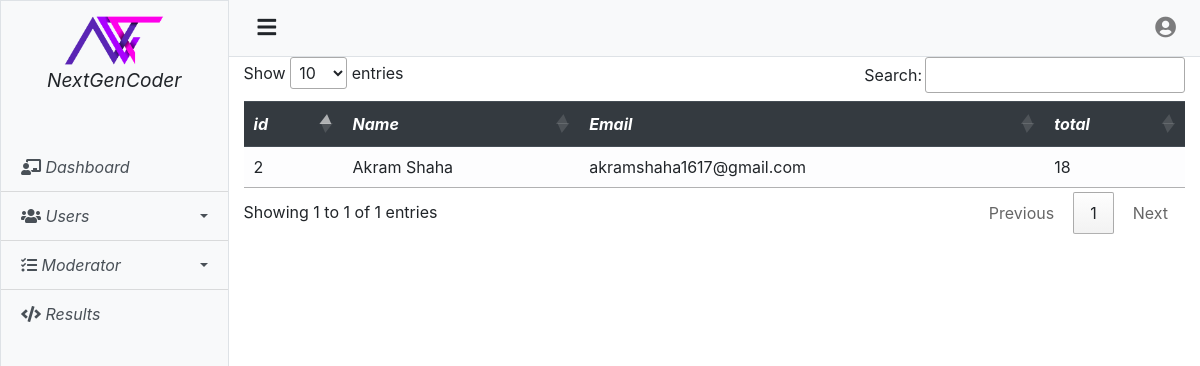
The page /admin/design_events/super/results.php (signed in) on the database its author committed.
### tables this page shows
CREATE TABLE `evaluations` (
  `id` int(11) NOT NULL,
  `user_id` int(11) NOT NULL,
  `moderator_id` int(11) NOT NULL,
  `code_id` int(11) NOT NULL,
  `points` int(100) NOT NULL
);

CREATE TABLE `users` (
  `id` bigint(20) NOT NULL,
  `name` varchar(255) NOT NULL,
  `mail` varchar(255) NOT NULL,
  `password` varchar(255) NOT NULL,
  `birth_date` date DEFAULT NULL,
  `gender` varchar(10) DEFAULT NULL,
  `phone` varchar(15) DEFAULT NULL,
  `country` varchar(70) DEFAULT NULL,
  `image` varchar(255) DEFAULT NULL,
  `coins` int(11) NOT NULL DEFAULT 0,
  `verified` tinyint(1) NOT NULL DEFAULT 0,
  `registered_on` datetime NOT NULL DEFAULT current_timestamp()
);

### admin/design_events/super/results.php (the view, shortened to what this page needs)
<?php
    if( isset( $_SESSION["LOGIN_ADMIN"])) {
        $login_admin = base64_decode($_SESSION["LOGIN_ADMIN"]);
        include('../model/connect-db.php');
        $admin_query = "SELECT * FROM admin WHERE id=$login_admin";
        $admin_result = mysqli_query($db, $admin_query);
        $admin_row = mysqli_fetch_row($admin_result);
?>
<!DOCTYPE html>
<html lang="en">
<head>
    <link rel="stylesheet" href="https://cdnjs.cloudflare.com/ajax/libs/twitter-bootstrap/4.5.3/css/bootstrap.min.css">
    <link rel="stylesheet" href="https://cdnjs.cloudflare.com/ajax/libs/font-awesome/5.15.1/css/all.min.css">
    <link rel="stylesheet" href="https:////cdn.datatables.net/1.10.23/css/jquery.dataTables.min.css">
    <link rel="stylesheet" href="../assets/sidebar.css">
</head>
<?php if($admin_row[4] == "ADMIN_SUPER"): ?>
<body>
    <div class="d-flex" id="wrapper">
        <div class="bg-light border" id="sidebar-wrapper">
            <div class="sidebar-heading pb-5 font-italic text-center">
                <img style="width:100px;" src="../assets/images/NGClogo.png" alt="">
                <span>NextGenCoder</span>
            </div>
            <div class="list-group list-group-flush font-italic">
                <a href="./" class="list-group-item list-group-item-action bg-light"><i class="fas fa-chalkboard-teacher"></i>&nbsp;Dashboard</a>
                <a class="nav-link collapsed list-group-item list-group-item-action bg-light" href="#submenu1sub1"
                    data-toggle="collapse" data-target="#submenu1sub1"><i class="fas fa-users"></i>&nbsp;Users <span
                        class="float-right dropdown-toggle"></span></a>
                <a class="nav-link collapsed list-group-item list-group-item-action bg-light" href="#submenu1sub2"
                    data-toggle="collapse" data-target="#submenu1sub2"><i class="fas fa-tasks"></i>&nbsp;Moderator <span
                        class="float-right dropdown-toggle"></span></a>
                <a href="./results.php" class="list-group-item list-group-item-action bg-light"><i class="fas fa-code"></i>&nbsp;Results</a>
            </div>
        </div>
        <div id="page-content-wrapper" style="width:100%">
            <nav class="navbar navbar-expand-lg navbar-light bg-light border-bottom">
                <button class="btn btn-light" id="menu-toggle">
                    <i class="fa fa-bars fa-lg" aria-hidden="true"></i>
                </button>
                <div class="collapse navbar-collapse" id="navbarSupportedContent">
                    <ul class="navbar-nav ml-auto mt-2 mt-lg-0">
                        <li class="nav-item dropdown">
                            <a class="nav-link font-italic" href="#" id="navbarDropdown" role="button"
                                data-toggle="dropdown" aria-haspopup="true" aria-expanded="false">
                                <i class="ml-2 fa fa-user-circle fa-lg" aria-hidden="true"></i>
                            </a>
                        </li>
                    </ul>
                </div>
            </nav>
            <div class="container">
                <div class="table-responsive">
                    <table class="table row-border table-light" id="users_row">
                        <thead class="thead-dark font-italic">
                            <tr>
                                <th>id</th>
                                <th>Name</th>
                                <th>Email</th>
                                <th>total</th>
                            </tr>
                        </thead>
                        <tbody>
                            <?php
                                $user_info = "SELECT evaluations.*, users.* FROM evaluations INNER JOIN users ON
                                    evaluations.user_id = users.id ";
                                $user_result = mysqli_query($db, $user_info);
                                $user_row = mysqli_fetch_assoc($user_result);
                                if($user_row){
                            ?>
                            <tr>
                                <td><?php echo $user_row['id']; ?></td>
                                <td><?php echo $user_row['name']; ?></td>
                                <td><?php echo $user_row['mail']; ?></td>
                                <td>
                                    <?php echo $user_row['points']; ?>
                                </td>
                            </tr>
                            <?php } ?>
                        </tbody>
                    </table>
                </div>
            </div>
        </div>
    </div>
</body>
<?php endif; ?>
</html>
<?php
}else{
}
?>

### admin/design_events/assets/sidebar.css (style rules this page uses)
#wrapper { overflow-x: hidden; }
#sidebar-wrapper { min-height: 100vh; margin-left: -10rem; -webkit-transition: margin .25s ease-out; -moz-transition: margin .25s ease-out; -o-transition: margin .25s ease-out; transition: margin .25s ease-out; }
#sidebar-wrapper .sidebar-heading { padding: 0.875rem 1.25rem; font-size: 1.2rem; }
#sidebar-wrapper .list-group { width: 100%; }
#page-content-wrapper { min-width: 100vw; }
@media (min-width: 768px) { #sidebar-wrapper { margin-left: 0; } }
@media (min-width: 768px) { #page-content-wrapper { min-width: 0; width: 100%; } }

### rows shown on the page
evaluations: user "2", user.name "Akram Shaha", user.mail "akramshaha1617@gmail.com", points "18"
